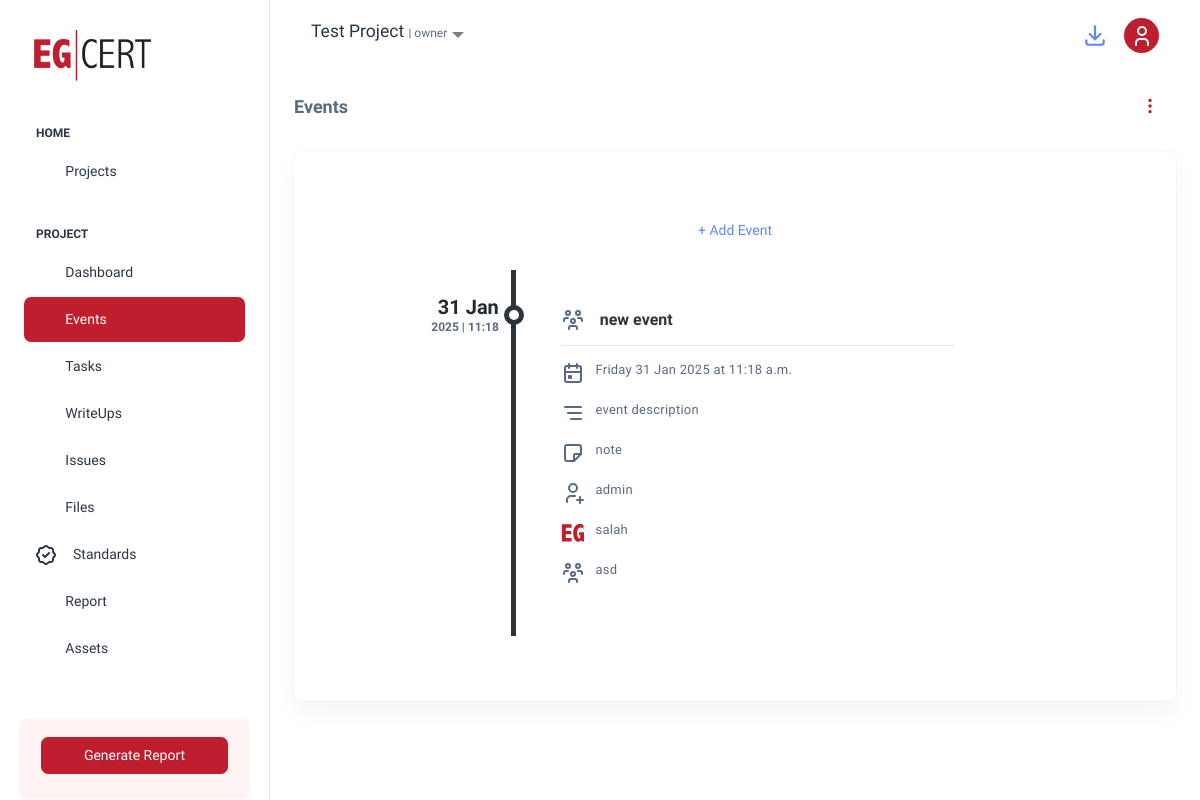
The app's page /events/5/ (signed in) with its own data.
### projects/models.py (models this page shows)
class Project(models.Model):
    PROJECT_TYPE_CHOICES = [
        ('sa', 'Security Assessment'),
        ('pt', 'Pentest'),
    ]
    name = models.CharField(max_length=200)
    description = models.TextField()
    owner = models.ForeignKey(User, on_delete=models.SET_NULL, null=True, blank=True, related_name="proj")
    created_at = models.DateTimeField(auto_now_add=True)
    updated_at = models.DateTimeField(auto_now=True)
    start_date = models.DateField(null=True, blank=True)  # Project start date
    duration = models.PositiveIntegerField(default=0) # Project duration in days (positive number)
    vendor = models.CharField(max_length=255 , default='')  # Vendor name
    manufacturer = models.CharField(max_length=255 , default='')  # Manufacturer name
    project_type = models.CharField(
        max_length=2,
        choices=PROJECT_TYPE_CHOICES,
        default='sa',  # Default to 'Security Assessment'
    )
    project_workers = models.ManyToManyField(User, related_name="assigned_projects" , blank=True)  # Many-to-many relationship to users
    def __str__(self):
        return self.name

### events/models.py (models this page shows, shortened)
class Event(models.Model):
    EVENT_TYPES = [
        ('MEETING', 'Meeting'),
        ('RECEIVE', 'Receive Devices or Documentation'),
        ('DELIVER', 'Delivery of Results'),
        ('MILESTONE', 'Milestone Achieved'),
        ('KICKOFF', 'Kickoff Meeting'),
        ('UPDATE', 'Progress Update'),
        ('INCIDENT', 'Incident Report'),
        ('RETURN', 'Return of Test Devices'),
        ('REPORT', 'Report Sent'),
        ('FEEDBACK', 'Post-Engagement Feedback'),
        ('OTHER', 'Other'),
    ]
    project = models.ForeignKey(Project, on_delete=models.CASCADE, related_name='events')
    title = models.CharField(max_length=200)
    description = models.TextField(blank=True)
    note = models.TextField(blank=True, null=True)
    event_date = models.DateTimeField(blank=True, null=True, default=timezone.now)
    event_type = models.CharField(max_length=50, choices=EVENT_TYPES , default='OTHER', null=True, blank=True)
    related_files = models.ManyToManyField(File, related_name='events', blank=True)
    action_creator = models.ForeignKey(
        settings.AUTH_USER_MODEL, on_delete=models.SET_NULL, null=True, blank=True, related_name='created_events'
    )
    team_participants = models.ManyToManyField(
        settings.AUTH_USER_MODEL, related_name='team_events', blank=True
    )
    external_participants = models.CharField(max_length=500, blank=True, null=True)  # Comma-separated list of names

### events/views.py (the view)
# urls.py: path('<int:project_id>/', views.event_list, name='event_list'),
@login_required
def event_list(request, project_id):
    project = get_object_or_404(Project, id=project_id)
    if not (request.user == project.owner or request.user.is_staff or request.user in project.project_workers.all()):
        raise PermissionDenied  # Deny access if the user is not authorized
    events = project.events.all().order_by('-event_date')  # Order events by event_date, newest first
    return render(request, 'events/event_list.html', {'project': project, 'events': events})

### events/templatetags/custom_filters.py (called while the page is built)
@register.filter
def parse_json(value):
    try:
        return json.loads(value)
    except json.JSONDecodeError:
        return []

### projects/context_processors.py (called while the page is built)
def user_projects(request):
    if request.user.is_authenticated:
        projects = Project.objects.filter(project_workers=request.user) | Project.objects.filter(owner=request.user)
        print(projects)
        return {'user_projects': projects.distinct()}  # Use distinct() to avoid duplicate results
    return {'user_projects': []}

### events/templates/events/event_list.html (shortened to what this page needs)
{% extends "base_for_project.html" %}
{% load static %}
{% load custom_filters %}
{% block extra_css %}
<link rel="stylesheet" href="{% static 'custom/styles/timeline.css' %}">
<link
  href="https://cdn.jsdelivr.net/npm/bootstrap-icons/font/bootstrap-icons.css"
  rel="stylesheet"
/>
{% endblock %}
{% block content %}
  <div class="card-body container-fluid">
    <h5 class="card-title fw-semibold mb-4 d-flex justify-content-between align-items-center">
      Events
      <div class="dropdown">
        <button  class="btn btn-link"  type="button"  id="dropdownMenuButton"  data-bs-toggle="dropdown"  aria-expanded="false">
          <i class="bi bi-three-dots-vertical"></i>
        </button>
      </div>
    </h5>
    <div class="card">
      <div class="card-body">
        <div class="card-body">
          <div class="mb-3">
            <button
              type="button"
              class="btn w-100 "
              onclick="showFloatingCard()"
            >
            <a href="{% url 'events:create_event' project.id %}" type="button">
              + Add Event
            </a>
            </button>
          </div>
          <div>
            <div class="container">
              <ul class="timeline">
                {% for event in events %}
                <li>
                  <div class="timeline-time">
                    <span class="time">{{ event.event_date|date:"d M" }}</span>
                    <span class="date">{{ event.event_date|date:"Y" }} | {{ event.event_date|date:"H:i" }}</span>
                  </div>
                  <div class="timeline-icon">
                    <a href="javascript:;">&nbsp;</a>
                  </div>
                  <div class="timeline-body">
                    <div class="timeline-header" style="   display: flex;   justify-content: space-between;   align-items: center; ">
                      <div style="display: flex; align-items: center">
                        <span class="username" style="margin-left: 15px;"> {{ event.title }} </span>
                      </div>
                      <div style="display: flex; gap: 10px">
                        <a href="{% url 'events:modify_event' project.id event.id %}" class="edit-icon">
                          <i class="ti ti-edit"></i>
                        </a>
                        <div style="position: relative; display: inline-block" data-id="{{ event.title }}">
                          <a
                            href="javascript:void(0);"
                            class="delete-icon"
                            onclick="toggleDropdown(this)"
                          >
                            <i class="ti ti-dots"></i>
                          </a>
                        </div>
                      </div>
                    </div>
                    <div class="timeline-content">
                      <div class="row mb-3">
                        <div class="col-md-1"><strong></strong></div>
                        <div class="col-md-9">{{ event.event_date|date:"l d M Y" }} at {{ event.event_date|date:"g:i a" }}</div>
                      </div>
                      {% if event.description %}
                      <div class="row mb-3">
                        <div class="col-md-1"><strong></strong></div>
                        <div class="col-md-9">{{ event.description }}</div>
                      </div>
                      {%endif%}
                      {% if event.description %}
                      <div class="row mb-3">
                        <div class="col-md-1"><strong></strong></div>
                        <div class="col-md-9">{{ event.note }}</div>
                      </div>
                      {%endif%}
                      <div class="row mb-3">
                        <div class="col-md-1"><strong></strong></div>
                        <div class="col-md-9">{{ event.action_creator }}</div>
                      </div>
                      {% if event.team_participants.all %}
                      <div class="row mb-3">
                        <div class="col-md-1"><strong> </strong></div>
                        <div class="col-md-9">
                          <ul>
                            {% for participant in event.team_participants.all %}
                              <li>{{ participant.username }}</li>
                            {% endfor %}
                          </ul>
                        </div>
                      </div>
                      {%endif%}
                      {% if event.external_participants|parse_json %}
                      <div class="row mb-3">
                        <div class="col-md-1"><strong></strong></div>
                        <div class="col-md-9">
                          <ul>
                            {% for participant in event.external_participants|parse_json %}
                                <li>{{ participant.value }}</li>
                            {% endfor %}
                          </ul>
                        </div>
                      </div>
                      {%endif%}
                    </div>
                  </div>
                </li>
                {% endfor %}
              </ul>
            </div>
          </div>
        </div>
      </div>
    </div>
  </div>
{% endblock %}

### templates/header.html (shortened to what this page needs)
{% load filters %}
<header class="app-header" >
  <nav class="navbar navbar-expand-lg navbar-light">
    <ul class="navbar-nav">
      <li class="nav-item flex-grow-1 dropdown">
        <a class="nav-link dropdown-toggle" href="#" id="projectsDropdown" role="button" data-bs-toggle="dropdown" aria-expanded="false">
            <h5 class="dynamic-text">
                {{ project.name|default:user.get_full_name }}
                {% if project.name %}
                    {% if request.user == project.owner %}
                        <span class="text-muted small fs-2">| owner</span>
                    {% elif request.user.is_superuser %}
                        <span class="text-muted small fs-2">| admin</span>
                    {% else %}
                        <span class="text-muted small fs-2">| co-worker</span>
                    {% endif %}
                {% endif %}
            </h5>
        </a>
    </li>
    </ul>
    <div class="navbar-collapse justify-content-end px-0" id="navbarNav">
      <ul class="navbar-nav flex-row ms-auto align-items-center justify-content-end">
        {% if project %}
        <a href="">
        </a>
        {% endif %}
        <li class="nav-item dropdown">
          <a class="nav-link nav-icon-hover" href="javascript:void(0)" id="drop2" data-bs-toggle="dropdown"
            aria-expanded="false">
            <div class="user-avatar">
              {% if user.first_name and user.last_name%}
              <span class="user-initials">
                {{ user.get_full_name|initials }}
              </span>
              {% else %}
              <span class="user-initials">
              </span>
              {% endif %}
            </div>
          </a>
        </li>
      </ul>
    </div>
  </nav>
</header>

### static/custom/styles/header.css (style rules this page uses)
.user-avatar { display: inline-flex; justify-content: center; align-items: center; width: 35px; height: 35px; background-color: #bf1e2e; border-radius: 50%; color: white; font-size: 16px; font-weight: bold; }
.user-initials { text-transform: uppercase; }

### static/custom/styles/base.css (style rules this page uses)
.dynamic-text { white-space: nowrap; overflow: hidden; text-overflow: ellipsis; max-width: 100%; display: inline-block; }
.navbar-nav { display: flex; align-items: center; }
.flex-grow-1 { flex-grow: 1; }

### static/custom/styles/timeline.css (style rules this page uses)
.timeline { list-style-type: none; margin: 0; padding: 0; position: relative; }
.timeline:before { content: ""; position: absolute; top: 5px; bottom: 5px; width: 5px; background: #2d353c; left: 20%; margin-left: -2.5px; }
.timeline > li { position: relative; min-height: 50px; padding: 20px 0; }
.timeline .timeline-time { position: absolute; left: 0; width: 18%; text-align: right; top: 30px; }
.timeline .timeline-time .date, .timeline .timeline-time .time { display: block; font-weight: 600; }
.timeline .timeline-time .date { line-height: 16px; font-size: 12px; }
.timeline .timeline-time .time { line-height: 24px; font-size: 20px; color: #242a30; }
.timeline .timeline-icon { left: 15%; position: absolute; width: 10%; text-align: center; top: 40px; }
.timeline .timeline-icon a { text-decoration: none; width: 20px; height: 20px; display: inline-block; border-radius: 20px; background: #fff; line-height: 10px; color: #fff; font-size: 14px; border: 5px solid #2d353c; transition: border-color 0.2s linear; }
.timeline .timeline-body { margin-left: 23%; margin-right: 17%; background: #fff; position: relative; padding: 20px 25px; border-radius: 6px; }
.timeline .timeline-body:before { content: ""; display: block; position: absolute; border: 10px solid transparent; border-right-color: #fff; left: -20px; top: 20px; }
.timeline .timeline-body > div + div { margin-top: 15px; }
.timeline .timeline-body > div + div:last-child { margin-bottom: -20px; padding-bottom: 20px; border-radius: 0 0 6px 6px; }
.timeline-header { padding-bottom: 10px; border-bottom: 1px solid #e2e7eb; line-height: 30px; }
.timeline-header .username { font-size: 16px; font-weight: 600; }
.timeline-header .username, .timeline-header .username a { color: #2d353c; }
.timeline-content { letter-spacing: 0.25px; line-height: 18px; font-size: 13px; }
.timeline-content:after, .timeline-content:before { content: ""; display: table; clear: both; }
.edit-icon { text-decoration: none; }
.edit-icon i { color: #6c757d; transition: color 0.3s ease; }

### events/templates/events/event_list.html (style rules this page uses)
.timeline-body { width: auto; margin-left : 0px; }
.timeline-time { padding : 0; }

### records on screen
Project: name "Test Project"
Event: event_date "31 Jan", event_date "2025", event_date "11:18", event_type "MEETING" (drawn), title "new event", event_date "Friday 31 Jan 2025", event_date "11:18 a.m.", description "event description", note "note", action_creator "admin", value "asd"

### other values on screen
{{ participant.username }} "salah"
